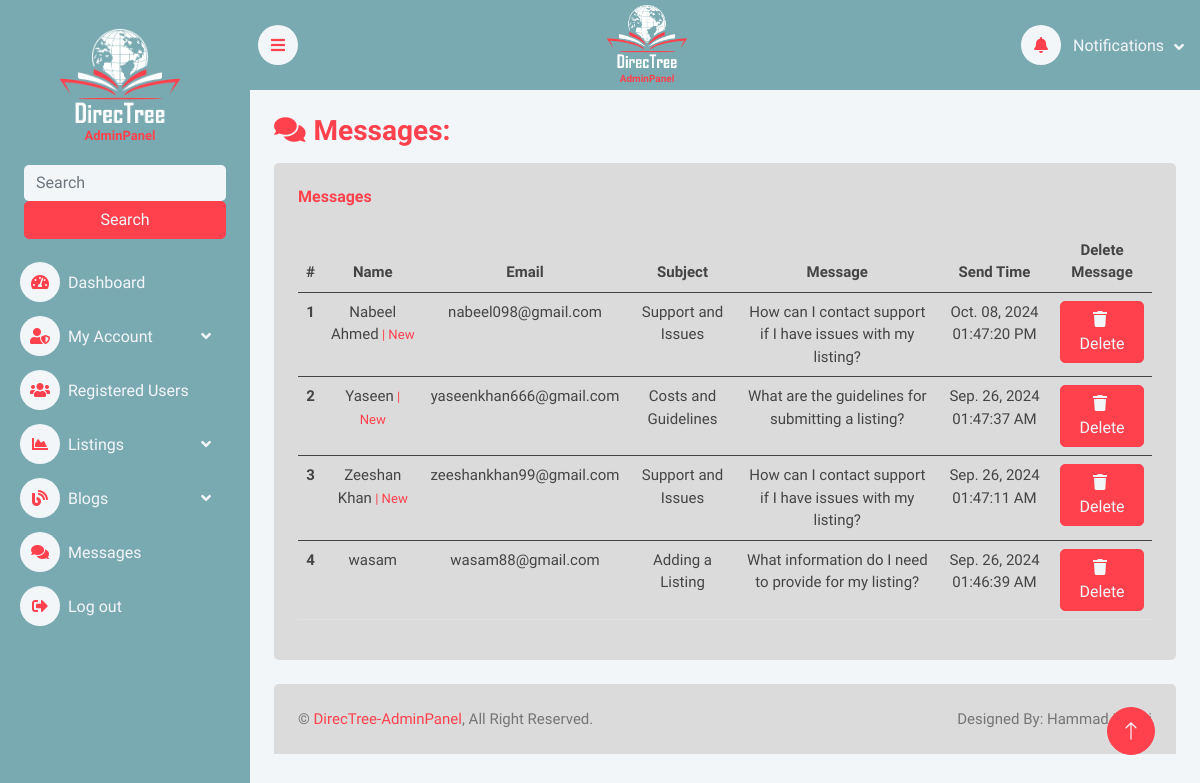
The app's page /admin/messages.php (signed in) with its own data.
### tables this page shows
CREATE TABLE `message` (
  `id` int(11) NOT NULL,
  `name` varchar(250) NOT NULL,
  `email` varchar(250) NOT NULL,
  `subject` text NOT NULL,
  `message` text NOT NULL,
  `add_time` datetime NOT NULL DEFAULT current_timestamp()
);

### admin/messages.php (the view, shortened to what this page needs)
<!DOCTYPE html>
<html lang="en">
<head>
    <link href="https://cdnjs.cloudflare.com/ajax/libs/font-awesome/5.10.0/css/all.min.css" rel="stylesheet">
    <link href="https://cdn.jsdelivr.net/npm/bootstrap-icons@1.4.1/font/bootstrap-icons.css" rel="stylesheet">
    <link href="lib/owlcarousel/assets/owl.carousel.min.css" rel="stylesheet">
    <link href="lib/tempusdominus/css/tempusdominus-bootstrap-4.min.css" rel="stylesheet" />
    <link href="css/bootstrap.min.css" rel="stylesheet">
    <link href="css/style.css" rel="stylesheet">
</head>
<body>
    <div class="container-xxl position-relative bg-white d-flex p-0">
        <?php
        include 'partials/_sidebar.php';
        ?>
        <div class="content">
            <?php
            include 'partials/_nav.php';
            ?>
            <div class="container-fluid pt-4 px-4">
                <h3><i class="fas fa-comments me-2"></i>Messages:</h3>
                <div class="row g-4 pt-2">
                    <div class="col-12">
                        <div class="bg-light rounded h-100 p-4">
                            <h6 class="mb-4">Messages
                            </h6>
                            <div class="table-responsive">
                                <table class="table message-table container text-center">
                                    <thead>
                                        <tr>
                                            <th scope="col">#</th>
                                            <th scope="col">Name</th>
                                            <th scope="col">Email</th>
                                            <th scope="col">Subject</th>
                                            <th scope="col">Message</th>
                                            <th scope="col">Send Time</th>
                                            <th scope="col">Delete Message</th>
                                        </tr>
                                    </thead>
                                    <?php
                                    $sql = "SELECT * FROM `message` ORDER BY `id` DESC";
                                    $result = mysqli_query($conn, $sql);
                                    $count = 1;
                                    while ($row = mysqli_fetch_assoc($result)) {
                                        $timestamp = $row['add_time'];
                                        $date = new DateTime($timestamp);
                                        $formattedDate = $date->format('M. d, Y h:i:s A');
                                    ?>
                                        <tbody>
                                            <tr>
                                                <th scope="row"><?php echo $count; ?></th>
                                                <td><?php if ($count <= 3) { echo $row['name'] .
                                                    '<small style="color:#ff414d;"> | New</small>'; } else { echo $row['name']; } ?></td>
                                                <td><?php echo $row['email']; ?></td>
                                                <td><?php echo $row['subject']; ?></td>
                                                <td><?php echo $row['message']; ?></td>
                                                <td><?php echo $formattedDate; ?></td>
                                                <td>
                                                        <button class="add-btn" type="button" data-id="<?php echo $row['id']; ?>" data-bs-toggle="modal" data-bs-target="#deleteMessage">
                                                            <i class="fa fa-trash me-1"></i> Delete</button>
                                                    </td>
                                            </tr>
                                        </tbody>
                                    <?php
                                        $count++;
                                    };
                                    ?>
                                </table>
                            </div>
                        </div>
                    </div>
                </div>
            </div>
            <?php
            include 'partials/_footer.php';
            ?>
        </div>
        <a href="#" class="btn btn-lg btn-primary btn-lg-square back-to-top"><i class="bi bi-arrow-up"></i></a>
    </div>
</body>
</html>

### admin/css/style.css (style rules this page uses)
:root { --primary: #ff414d; --light: #F3F6F9; --dark: #191C24; }
.back-to-top { position: fixed; display: none; right: 45px; bottom: 45px; z-index: 99; }
.btn { transition: .5s; }
.btn.btn-primary { color: #F3F6F9; }
.btn-lg-square { width: 48px; height: 48px; }
.btn-square, .btn-sm-square, .btn-lg-square { padding: 0; display: inline-flex; align-items: center; justify-content: center; font-weight: normal; border-radius: 50px; }
.content { margin-left: 250px ; min-height: 100vh ; background: #F3F6F9 ; transition: 0.5s ; }
.add-btn { display: inline-block; font-weight: 400; line-height: 1.5; color: #F3F6F9; text-align: center; vertical-align: middle; cursor: pointer; user-select: none; background-color: #ff414d; border: 1px solid #ff414d; padding: .375rem .75rem; font-size: 1rem; border-radius: 5px; transition: .3s ease-in-out; }
.message-table { font-size: 15px !important; }
@media (min-width: 992px) { .content { width: calc(100% - 250px); } }

### records on screen
message: name "Nabeel Ahmed", email "nabeel098@gmail.com", subject "Support and Issues", message "How can I contact support if I have issues with my listing?", add_time "Oct. 08, 2024 01:47:20 PM"
message: name "Yaseen", email "yaseenkhan666@gmail.com", subject "Costs and Guidelines", message "What are the guidelines for submitting a listing?", add_time "Sep. 26, 2024 01:47:37 AM"
message: name "Zeeshan Khan", email "zeeshankhan99@gmail.com", subject "Support and Issues", message "How can I contact support if I have issues with my listing?", add_time "Sep. 26, 2024 01:47:11 AM"
message: name "wasam", email "wasam88@gmail.com", subject "Adding a Listing", message "What information do I need to provide for my listing?", add_time "Sep. 26, 2024 01:46:39 AM"
